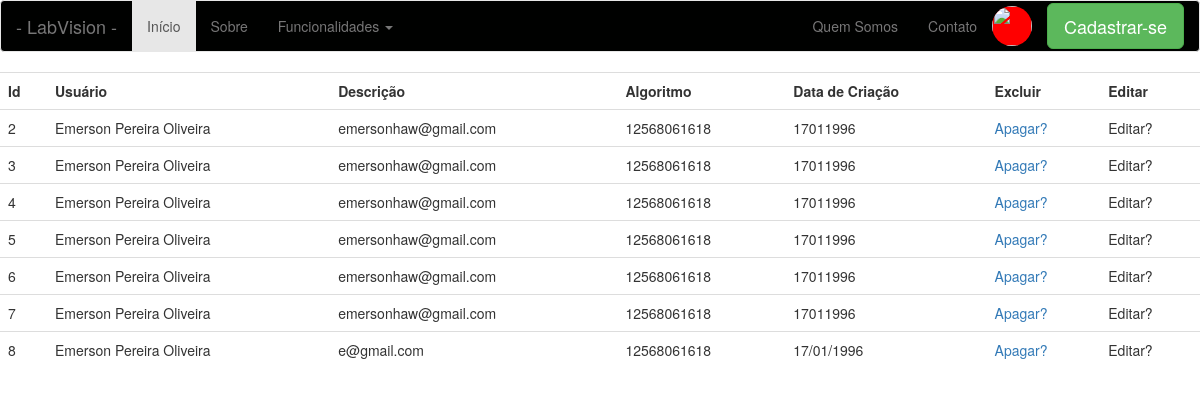
/listar-usuarios, run on the app's committed database.
### app/models/tables.py (models this page shows, shortened)
class Pessoa(db.Model):
    __tablename__ = "pessoas"
    id = db.Column(db.Integer, primary_key=True)
    nome = db.Column(db.String(50))

class Usuario(Pessoa, db.Model):
    __tablename__ = "usuarios"
    id = db.Column(db.Integer, primary_key=True)
    email = db.Column(db.String(50))
    senha = db.Column(db.String(20))
    cpf = db.Column(db.String(20))
    dt_nascimento = db.Column(db.String(20))
    status = db.Column(db.Boolean())
    pessoa = db.Column(db.Integer, db.ForeignKey('pessoas.id'))

class Pessoa(db.Model):
    __tablename__ = "pessoas"
    id = db.Column(db.Integer, primary_key=True)
    nome = db.Column(db.String(50))

### app/controllers/default.py (the view)
@app.route('/listar-usuarios', methods=['GET', 'POST'])
def listar_usuarios():
    data = Usuario.query.all()
    return render_template('listar-usuarios.html', data=data)

### app/templates/listar-usuarios.html
{% include 'base/head.html' %}
{% include 'base/nav_bar.html' %}
<div class="table-responsive">
        <table class="table">
            <tr>
                <th>Id</th>
                <th>Usuário</th>
                <th>Descrição</th>
                <th>Algoritmo</th>
                <th>Data de Criação</th>
                <th>Excluir</th>
                <th>Editar</th>
            </tr>
            {% for u in data %}
                <tr>
                    <td>
                        {{ u.id}}
                    </td>
                    <td>
                        {{ u.nome}}
                    </td>
                    <td>
                        {{ u.email}}
                    </td>
                    <td>
                        {{ u.cpf}}
                    </td>
                    <td>
                        {{ u.dt_nascimento}}
                    </td>
                    <td>
                        <a href="{{ url_for('excluir_usuario', id=u.id)}}">Apagar?</a>
                    </td>
                    <td>
                        Editar?
                    </td>
                </tr>
            {% endfor %}
        </table>
</div>
{% include 'base/footer.html' %}

### app/templates/base/head.html (shortened to what this page needs)
<!DOCTYPE html>
<html lang="pt-br">
  <head>
    <link rel="stylesheet" href="{{ url_for('static', filename='bootstrap/css/bootstrap.css') }}">
    <link rel="stylesheet" href="{{ url_for('static', filename='css/main.css') }}">
  </head>
  <body>

### app/templates/base/nav_bar.html (shortened to what this page needs)
    <nav class="navbar navbar-default">
        <div class="container-fluid">
            <div class="navbar-header">
                <a class="navbar-brand" href="#">- LabVision -</a>
            </div>
            <div class="collapse navbar-collapse" id="navPrincipal">
                <ul class="nav navbar-nav">
                    <li class="active">
                        <a href="#">Início</a>
                    </li>
                    <li>
                        <a href="#">Sobre</a>
                    </li>
                    <li class="dropdown">
                        <a class="dropdown-toggle" data-toggle="dropdown" href="#">Funcionalidades
                        <span class="caret"></span></a>
                    </li>
                </ul>
                <ul class="nav navbar-nav navbar-right">
                    <li><a href="#">Quem Somos</a></li>
                    <li><a href="#">Contato</a></li>
                    <li>
                        <img src="" class="imagem-perfil">
                    </li>
                    <button class="btn btn-lg btn-success botao-cadastrar-se">
                        Cadastrar-se
                    </button>
                </ul>
            </div>
        </div>
    </nav>

### app/templates/base/footer.html (shortened to what this page needs)
    </body>
</html>

### app/static/css/main.css (style rules this page uses)
.navbar-default { background-color: #000100; }
.imagem-perfil { background-color: #FF0000; width: 40px; height: 40px; border-radius: 40px; margin-top: 5px; margin-right: 15px; }
.botao-cadastrar-se { margin-top: 2px; }

### data on the page
Usuario: id "2", nome "Emerson Pereira Oliveira", email "emersonhaw@gmail.com", cpf "12568061618", dt_nascimento "17011996"
Usuario: id "3", nome "Emerson Pereira Oliveira", email "emersonhaw@gmail.com", cpf "12568061618", dt_nascimento "17011996"
Usuario: id "4", nome "Emerson Pereira Oliveira", email "emersonhaw@gmail.com", cpf "12568061618", dt_nascimento "17011996"
Usuario: id "5", nome "Emerson Pereira Oliveira", email "emersonhaw@gmail.com", cpf "12568061618", dt_nascimento "17011996"
Usuario: id "6", nome "Emerson Pereira Oliveira", email "emersonhaw@gmail.com", cpf "12568061618", dt_nascimento "17011996"
Usuario: id "7", nome "Emerson Pereira Oliveira", email "emersonhaw@gmail.com", cpf "12568061618", dt_nascimento "17011996"
Usuario: id "8", nome "Emerson Pereira Oliveira", email "e@gmail.com", cpf "12568061618", dt_nascimento "17/01/1996"
